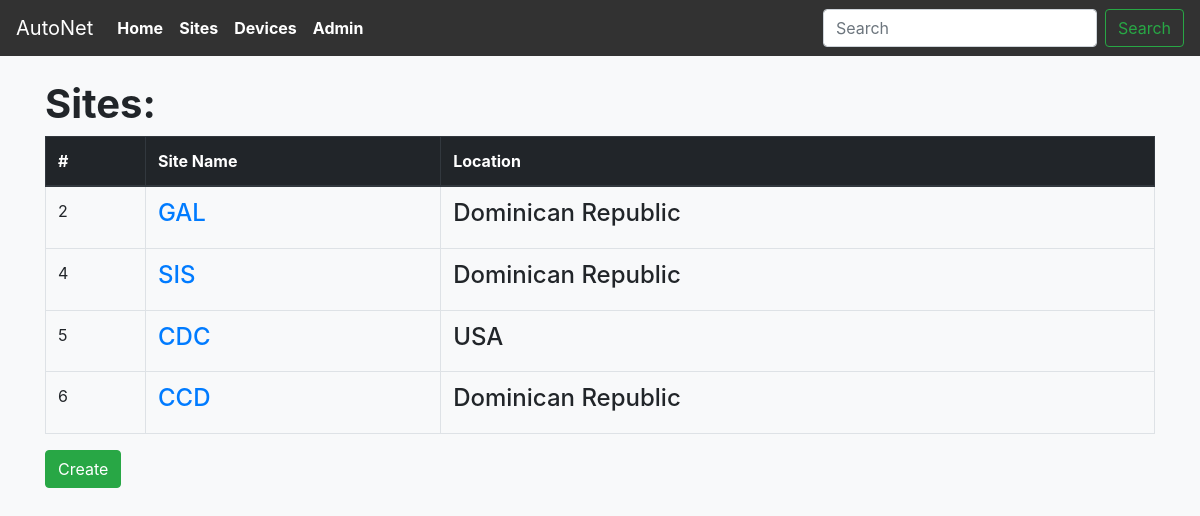
The page /sites on the database as committed earlier.
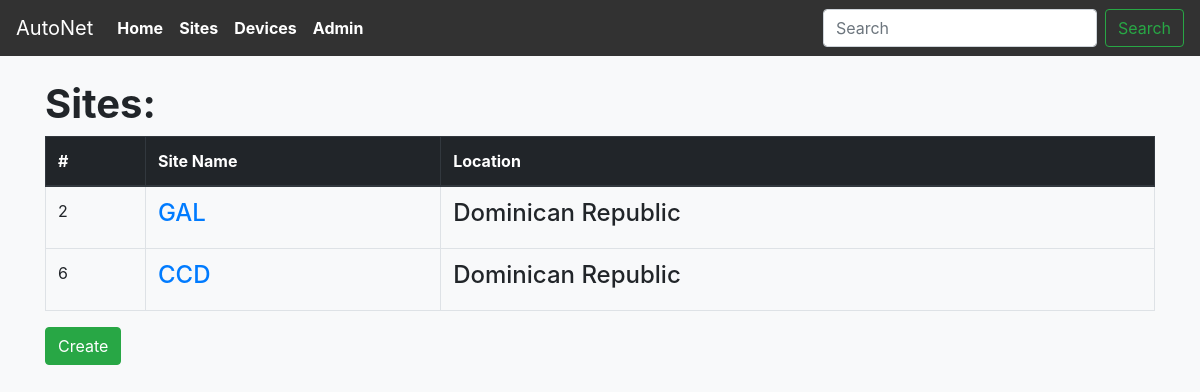
The same page on the database as committed later.
### main_app/models.py (models this page shows, shortened)
class Sites(models.Model):
    site_name = models.CharField(max_length=100)
    site_location = models.CharField(max_length=250)
    site_address = models.CharField(max_length=400, null=True)
    site_poc_name = models.CharField(max_length=100)
    site_poc_number = models.CharField(max_length=30)

### main_app/views.py (the view)
# urls.py: path('sites', views.SitesListView.as_view(), name='viewsites'),
class SitesListView(ListView):
    context_object_name = 'sites'
    model = models.Sites

### main_app/templates/main_app/sites_list.html
{% extends 'main_app/main_app_base.html' %}
{%block content %}
  <div class="container">
  <h1><strong>Sites:</strong></h1>
    <table class="table table-bordered">
      <thead class="thead-dark">
        <th>#</th>
        <th>Site Name</th>
        <th>Location</th>
      </thead>
      {% for site in sites %}
      <tr>
          <td>{{site.id}}</td>
          <td><h4><a href="sites/{{ site.id }}">{{site.site_name}}</a></h4></td>
          <td><h4>{{site.site_location}}</h4></td>
      </tr>
      {%endfor%}
    </table>
  </div>
  <div class="container">
    <a href="{% url 'main_app:createsite' %}">
      <input class="btn btn-success" type="submit" value="Create">
    </a>
  </div>
{%endblock content %}

Rows that differ between the two databases and show on the page:
removed Sites: id "4", site_name "SIS", site_location "Dominican Republic"
removed Sites: id "5", site_name "CDC", site_location "USA"
